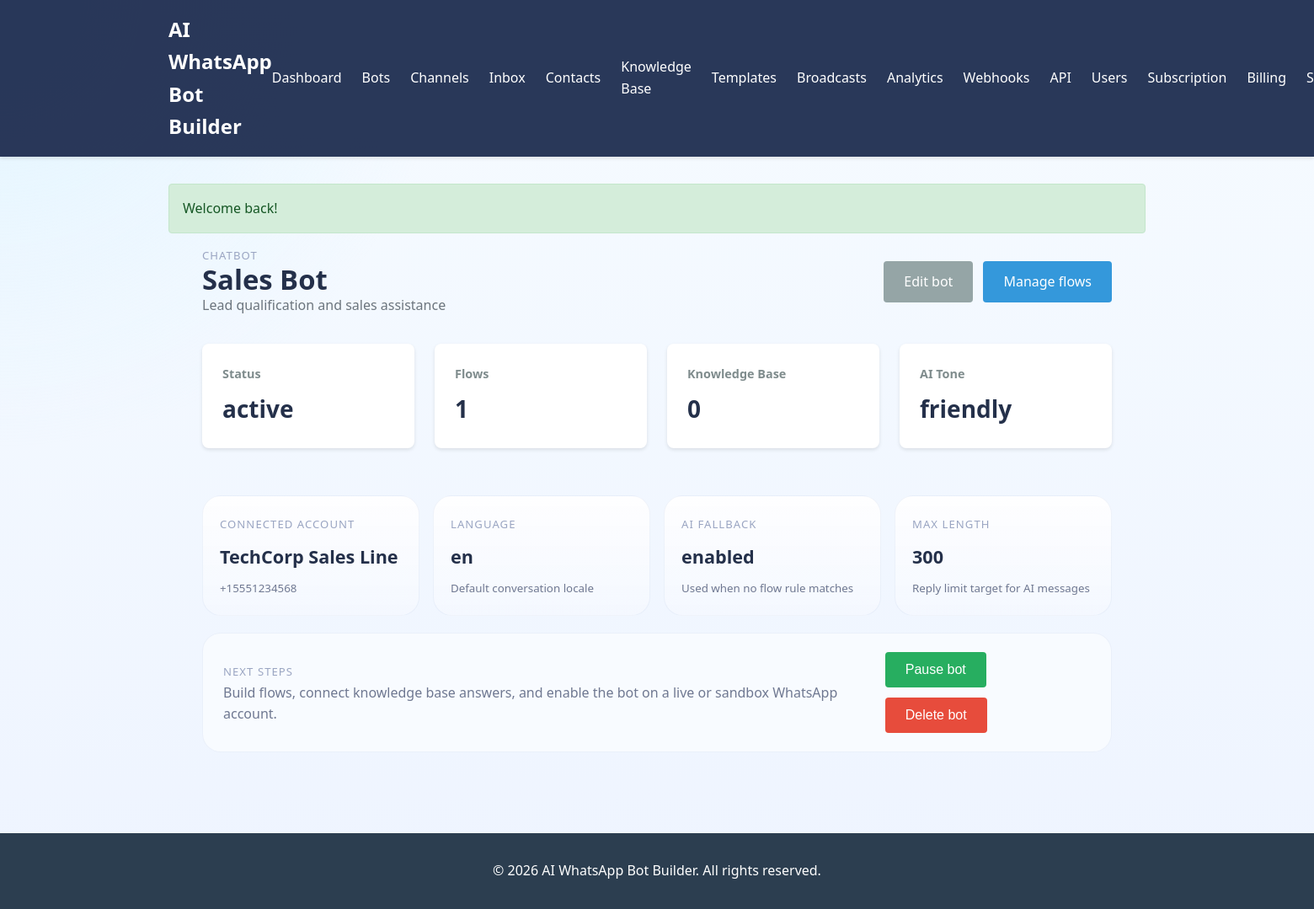
Screenshot of /bots/2 (signed in) with the database file from the repository.
### tables this page shows
CREATE TABLE `bots` (
  `id` int(11) NOT NULL AUTO_INCREMENT,
  `tenant_id` int(11) NOT NULL,
  `channel_id` int(11) NOT NULL,
  `name` varchar(255) NOT NULL,
  `description` text,
  `default_language` varchar(10) NOT NULL DEFAULT 'en',
  `ai_enabled` tinyint(1) NOT NULL DEFAULT '1',
  `ai_tone` enum('friendly','formal','concise','professional') NOT NULL DEFAULT 'friendly',
  `ai_max_length` int(11) NOT NULL DEFAULT '500',
  `status` enum('active','paused','draft') NOT NULL DEFAULT 'draft',
  `created_at` datetime NOT NULL,
  `updated_at` datetime NOT NULL,
  PRIMARY KEY (`id`),
  KEY `idx_tenant_id` (`tenant_id`),
  KEY `idx_channel_id` (`channel_id`),
  KEY `idx_status` (`status`),
  CONSTRAINT `fk_bots_tenant` FOREIGN KEY (`tenant_id`) REFERENCES `tenants` (`id`) ON DELETE CASCADE,
  CONSTRAINT `fk_bots_channel` FOREIGN KEY (`channel_id`) REFERENCES `channels` (`id`) ON DELETE CASCADE
);

CREATE TABLE `channels` (
  `id` int(11) NOT NULL AUTO_INCREMENT,
  `tenant_id` int(11) NOT NULL,
  `name` varchar(255) NOT NULL,
  `phone_number` varchar(50) NOT NULL,
  `provider_type` enum('cloud_api','twilio','sandbox','other') NOT NULL DEFAULT 'cloud_api',
  `provider_config` text,
  `webhook_url` varchar(255),
  `webhook_verify_token` varchar(255),
  `status` enum('active','inactive') NOT NULL DEFAULT 'active',
  `created_at` datetime NOT NULL,
  `updated_at` datetime NOT NULL,
  PRIMARY KEY (`id`),
  KEY `idx_tenant_id` (`tenant_id`),
  KEY `idx_phone_number` (`phone_number`),
  KEY `idx_status` (`status`),
  CONSTRAINT `fk_channels_tenant` FOREIGN KEY (`tenant_id`) REFERENCES `tenants` (`id`) ON DELETE CASCADE
);

### app/views/bots/show.php (the view, shortened to what the rows shown need)
<div class="wa-single-panel">
    <div class="page-header">
        <div>
            <p class="wa-eyebrow">Chatbot</p>
            <h1><?php echo View::e($bot['name']); ?></h1>
            <p class="muted"><?php echo View::e($bot['description'] ?: 'No bot description yet.'); ?></p>
        </div>
        <div class="actions">
            <a class="btn btn-secondary" href="/bots/<?php echo (int) $bot['id']; ?>/edit">Edit bot</a>
            <a class="btn btn-primary" href="/bots/<?php echo (int) $bot['id']; ?>/flows">Manage flows</a>
        </div>
    </div>
    <div class="stats-grid">
        <div class="stat-card"><h3>Status</h3><p><?php echo View::e($bot['status']); ?></p></div>
        <div class="stat-card"><h3>Flows</h3><p><?php echo (int) $bot['flow_count']; ?></p></div>
        <div class="stat-card"><h3>Knowledge Base</h3><p><?php echo (int) $bot['knowledge_base_count']; ?></p></div>
        <div class="stat-card"><h3>AI Tone</h3><p><?php echo View::e($bot['ai_tone']); ?></p></div>
    </div>
    <div class="wa-profile-grid">
        <div class="wa-profile-card">
            <span class="wa-metric-label">Connected account</span>
            <strong><?php echo View::e($bot['channel_name']); ?></strong>
            <small><?php echo View::e($bot['phone_number']); ?></small>
        </div>
        <div class="wa-profile-card">
            <span class="wa-metric-label">Language</span>
            <strong><?php echo View::e($bot['default_language']); ?></strong>
            <small>Default conversation locale</small>
        </div>
        <div class="wa-profile-card">
            <span class="wa-metric-label">AI fallback</span>
            <strong><?php echo (int) $bot['ai_enabled'] ? 'enabled' : 'disabled'; ?></strong>
            <small>Used when no flow rule matches</small>
        </div>
        <div class="wa-profile-card">
            <span class="wa-metric-label">Max length</span>
            <strong><?php echo (int) $bot['ai_max_length']; ?></strong>
            <small>Reply limit target for AI messages</small>
        </div>
    </div>
    <div class="wa-details-panel">
        <div>
            <span class="wa-metric-label">Next steps</span>
            <p>Build flows, connect knowledge base answers, and enable the bot on a live or sandbox WhatsApp account.</p>
        </div>
        <div class="actions">
            <form method="post" action="/bots/<?php echo (int) $bot['id']; ?>/toggle-status" class="inline-form">
                <button class="btn btn-success" type="submit"><?php echo $bot['status'] === 'active' ? 'Pause bot' : 'Activate bot'; ?></button>
            </form>
            <form method="post" action="/bots/<?php echo (int) $bot['id']; ?>/delete" class="inline-form">
                <button class="btn btn-danger" type="submit">Delete bot</button>
            </form>
        </div>
    </div>
</div>

### app/core/Router.php (shortened to what the rows shown need)
<?php
class Router {
    private $routes = [];
    private function addRoute($method, $path, $handler, $middleware = []) {
        $this->routes[] = [
            'method' => $method,
            'path' => $path,
            'handler' => $handler,
            'middleware' => $middleware
        ];
    }
    public function dispatch() {
        $requestMethod = $_SERVER['REQUEST_METHOD'];
        $requestUri = parse_url($_SERVER['REQUEST_URI'], PHP_URL_PATH);
        foreach ($this->routes as $route) {
            if ($route['method'] === $requestMethod && $this->matchRoute($route['path'], $requestUri, $params)) {
                $this->handleRoute($route, $params);
                return;
            }
        }
    }
    private function matchRoute($pattern, $uri, &$params) {
        $params = [];
        $regex = preg_replace('/\{([a-zA-Z0-9_]+)\}/', '([^/]+)', $pattern);
        $regex = '#^' . $regex . '$#';
        if (preg_match($regex, $uri, $matches)) {
            preg_match_all('/\{([a-zA-Z0-9_]+)\}/', $pattern, $paramNames);
            for ($i = 0; $i < count($paramNames[1]); $i++) {
                $params[$paramNames[1][$i]] = $matches[$i + 1];
            }
            return true;
        }
        return false;
    }
    private function handleRoute($route, $params) {
        list($controllerName, $method) = explode('@', $route['handler']);
        $controller = new $controllerName();
        call_user_func_array([$controller, $method], $params);
    }
}

### rows the page displays
bots: name "Sales Bot", description "Lead qualification and sales assistance", status "active", ai_tone "friendly", channel.name "TechCorp Sales Line", channel.phone_number "+15551234568", default_language "en", ai_max_length "300"

### other values shown
View::e($message) "Welcome back!"
$bot['flow_count'] "1"
$bot['knowledge_base_count'] "0"
